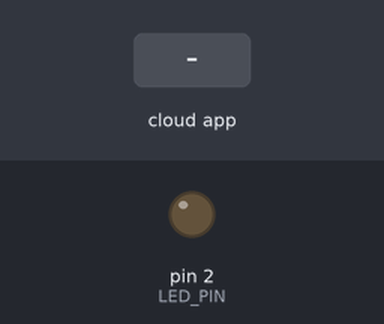
The sketch below on a simulated Arduino Uno, built with avr-gcc and run on an emulated ATmega328P. Shown: output pins drawn as LEDs (lit = HIGH). Inputs (shaded band) come from the test bench. The ROS host is connected and sends only what is stated.

Above: at 3.2 s.
3.3 s: the phone or cloud app sets led_state to 1
At 4.0 s:
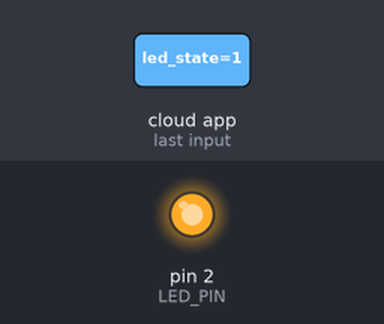
4.8 s: the phone or cloud app sets led_state to 0
At 5.1 s:
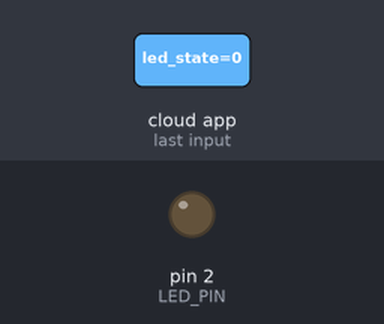
Timing chart, 0 to 7.8 s (numbered marks = the images above; inputs shaded):
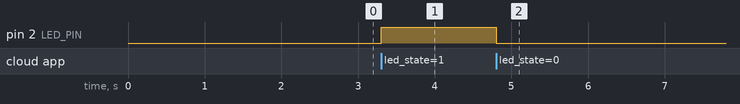

The sketch:

led_blink.ino
```cpp
#include <micro_ros_arduino.h>

#include <rcl/rcl.h>
#include <rclc/rclc.h>
#include <rclc/executor.h>

#include <std_msgs/msg/int32.h>

rcl_subscription_t subscriber;
std_msgs__msg__Int32 msg;

rclc_executor_t executor;
rclc_support_t support;
rcl_allocator_t allocator;
rcl_node_t node;

#define LED_PIN 2

void subscription_callback(const void * msgin)
{
  const std_msgs__msg__Int32 * msg =
    (const std_msgs__msg__Int32 *)msgin;

  if(msg->data == 1)
  {
    digitalWrite(LED_PIN, HIGH);
  }
  else
  {
    digitalWrite(LED_PIN, LOW);
  }
}

void setup()
{
  pinMode(LED_PIN, OUTPUT);

  Serial.begin(115200);
  delay(2000);

  set_microros_transports();

  allocator = rcl_get_default_allocator();

  rclc_support_init(&support, 0, NULL, &allocator);

  rclc_node_init_default(
    &node,
    "esp32_node",
    "",
    &support);

  rclc_subscription_init_default(
    &subscriber,
    &node,
    ROSIDL_GET_MSG_TYPE_SUPPORT(std_msgs, msg, Int32),
    "led_state");

  rclc_executor_init(
    &executor,
    &support.context,
    1,
    &allocator);

  rclc_executor_add_subscription(
    &executor,
    &subscriber,
    &msg,
    &subscription_callback,
    ON_NEW_DATA);
}

void loop()
{
  rclc_executor_spin_some(&executor, RCL_MS_TO_NS(100));
}
```

Measured:
- after the input at 3.3 s, pin 2 (LED_PIN): LOW → HIGH at once
- after the input at 4.8 s, pin 2 (LED_PIN): HIGH → LOW at once
